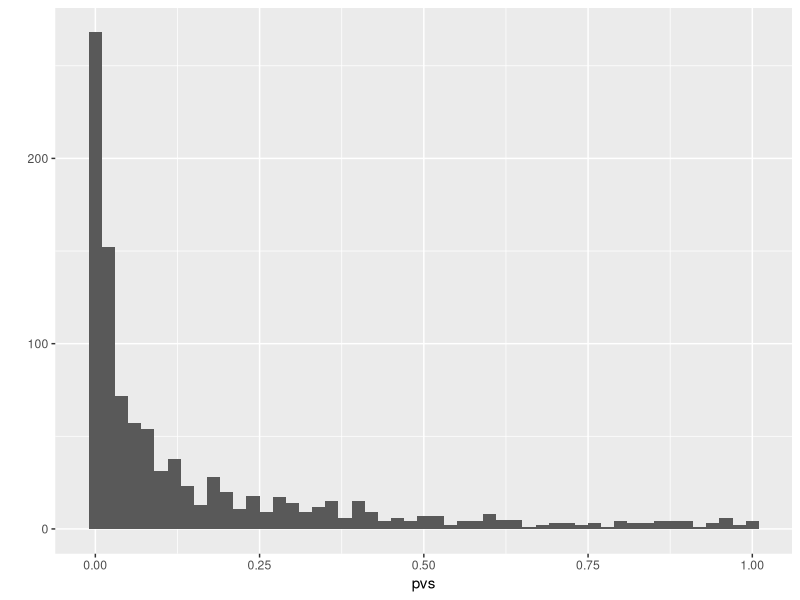

Write R code to recreate this figure. (Note: this script raises an error after producing the figure.)
## ---- chunk 1
library( tidyverse )
## ---- chunk 2
one_run <- function( N, mn ) {
  vals = rnorm( N, mean = mn )
  tt = t.test( vals )
  tt$p.value
}
## ---- chunk 3
one_run( 100, 0.2 )
one_run( 10, 0.3 )
one_run( 10, 0.3 )
## ---- chunk 4
set.seed( 30303 )
pvs = replicate( 1000, one_run( 100, 0.2 ) )
qplot( pvs, binwidth=0.02 )
## ---- chunk 5
mean( pvs <= 0.05 )
## ---- chunk 6

secret_ingredient <- 3

# blah blah blah

funky <- function(input1, input2, input3) {
  
  # do funky stuff
  ratio <- input1 / (input2 + 4)
  funky_output <- input3 * ratio + secret_ingredient
  
  return(funky_output)  
}

funky(3, 2, 5)
## ---- chunk 7
secret_ingredient <- 100
funky(3, 2, 5)
## ---- chunk 8
secret_ingredient <- "A"
funky(3, 2, 5)
## ---- chunk 9
secret_ingredient <- 3

# blah blah blah

funky <- function(input1, input2, input3, secret_ingredient) {
  
  # do funky stuff
  ratio <- input1 / (input2 + 4)
  funky_output <- input3 * ratio + secret_ingredient
  
  return(funky_output)  
}

funky(3, 2, 5, 3)
## ---- chunk 10
secret_ingredient <- 100
funky(3, 2, 5, 3)

funky(3, 2, 5, 100)
## ---- chunk 11
run_simulation <- function( N, J, mu, sigma, tau ) {
  
}
